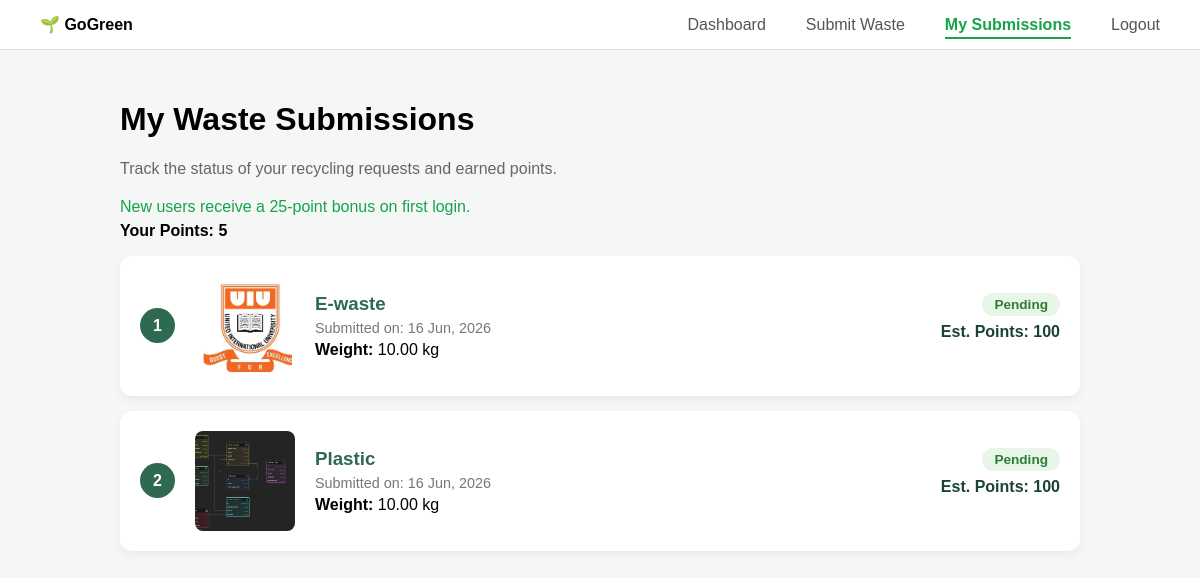
The app's page /my-submissions.php (signed in) with its own data.
### tables this page shows
CREATE TABLE `users` (
  `id` int(11) NOT NULL,
  `name` varchar(100) DEFAULT NULL,
  `email` varchar(100) DEFAULT NULL,
  `password` varchar(255) DEFAULT NULL,
  `points` int(11) DEFAULT 0,
  `bonus_given` tinyint(4) DEFAULT 0
);

CREATE TABLE `waste_submissions` (
  `id` int(11) NOT NULL,
  `waste_type` varchar(50) DEFAULT NULL,
  `weight` decimal(10,2) DEFAULT NULL,
  `description` text DEFAULT NULL,
  `address` text DEFAULT NULL,
  `pickup_date` date DEFAULT NULL,
  `time_slot` varchar(50) DEFAULT NULL,
  `image_path` varchar(255) DEFAULT NULL,
  `submitted_at` timestamp NOT NULL DEFAULT current_timestamp(),
  `user_id` int(11) DEFAULT NULL,
  `submitter_email` varchar(100) DEFAULT NULL,
  `status` varchar(20) NOT NULL DEFAULT 'Pending',
  `points_awarded` int(11) DEFAULT 0,
  `points_granted` tinyint(1) NOT NULL DEFAULT 0
);

### my-submissions.php (the view, shortened to what this page needs)
<?php
include 'config.php';
$userId = intval($_SESSION['user_id']);
$hasUserIdColumn = false;
$columnCheck = $conn->query("SHOW COLUMNS FROM waste_submissions LIKE 'user_id'");
if ($columnCheck && $columnCheck->num_rows > 0) {
    $hasUserIdColumn = true;
}
if ($hasUserIdColumn) {
    $query = "SELECT * FROM waste_submissions WHERE user_id='$userId' ORDER BY submitted_at DESC";
} else {
    $query = "SELECT * FROM waste_submissions ORDER BY submitted_at DESC";
}
$result = $conn->query($query);
$count = 1;
?>
<!DOCTYPE html>
<html lang="en">
<head>
    <link rel="stylesheet" href="SubmitWaste.css">
</head>
<body>
    <header class="navbar">
        <div class="logo">🌱 GoGreen</div>
        <nav class="nav-right">
            <a href="dashBoard.php">Dashboard</a>
            <a href="SubmitWaste.php">Submit Waste</a>
            <a href="#" class="active">My Submissions</a>
            <a href="login.html">Logout</a>
        </nav>
    </header>
    <div class="container">
        <h1>My Waste Submissions</h1>
        <p class="subtitle">Track the status of your recycling requests and earned points.</p>
        <p style="color:#16a34a; margin-top: 0; margin-bottom: 6px;">
            New users receive a 25-point bonus on first login.
        </p>
        <p style="margin-top:0; margin-bottom:16px; font-weight:bold;">Your Points: <span id="user-points"><?php echo intval($conn->query("SELECT points FROM users WHERE id='$userId' LIMIT 1")->fetch_assoc()['points'] ?? 0); ?></span></p>
        <div class="list-container">
            <?php if ($result->num_rows > 0): ?>
                <?php while ($row = $result->fetch_assoc()): ?>
                    <div class="submission-card" id="submission-<?php echo $row['id']; ?>">
                        <div class="order-number">
                            <?php echo $count++; ?>
                        </div>
                        <img src="<?php echo $row['image_path']; ?>" class="waste-thumb" alt="Waste Image">
                        <div class="info-group">
                            <h3 style="margin: 0; color: #2d6a4f;"><?php echo $row['waste_type']; ?></h3>
                            <p style="margin: 5px 0;" class="date-text">
                                Submitted on: <?php echo date('d M, Y', strtotime($row['submitted_at'])); ?>
                            </p>
                            <p style="margin: 0;"><strong>Weight:</strong> <?php echo $row['weight']; ?> kg</p>
                        </div>
                        <?php $submissionStatus = $row['status'] ?? 'Pending'; ?>
                        <div style="text-align: right;">
                            <span class="status-tag" id="status-<?php echo $row['id']; ?>"><?php echo htmlspecialchars($submissionStatus); ?></span>
                            <?php if ($submissionStatus === 'Approved'): ?>
                                <p style="margin-top: 10px; font-weight: bold; color: #1b4332;" id="points-<?php echo $row['id']; ?>">
                                    Points Awarded: <?php echo intval($row['points_awarded'] ?? 0); ?>
                                </p>
                            <?php else: ?>
                                <p style="margin-top: 10px; font-weight: bold; color: #1b4332;" id="points-<?php echo $row['id']; ?>">
                                    Est. Points: <?php echo ($row['weight'] * 10); ?>
                                </p>
                            <?php endif; ?>
                        </div>
                    </div>
                <?php endwhile; ?>
            <?php endif; ?>
        </div>
    </div>
</body>
</html>

### SubmitWaste.css (style rules this page uses)
body { font-family: Arial, sans-serif; margin: 0; background: #f5f7f6; }
.nav-right { display: flex; align-items: center; gap: 20px; }
.navbar { display: flex; justify-content: space-between; padding: 15px 40px; background: white; border-bottom: 1px solid #ddd; }
.navbar a { margin-left: 20px; text-decoration: none; color: #555; }
.navbar .active { color: #16a34a; font-weight: bold; }
.logo { font-weight: bold; }
.container { width: 80%; margin: auto; padding: 30px 0; }
.subtitle { color: #666; margin-bottom: 20px; }
.nav-right a { position: relative; text-decoration: none; color: #555; font-weight: 500; transition: all 0.3s ease; }
.nav-right a.active { color: #16a34a; }
.nav-right a::after { content: ""; position: absolute; left: 0; bottom: -5px; width: 0%; height: 2px; background: #16a34a; transition: 0.3s ease; }
.nav-right a.active::after { width: 100%; }

### my-submissions.php (style rules this page uses)
.submission-card { background: white; padding: 20px; border-radius: 12px; margin-bottom: 15px; display: flex; align-items: center; gap: 20px; box-shadow: 0 4px 10px rgba(0, 0, 0, 0.05); transition: transform 0.2s; }
.order-number { background: #2d6a4f; color: white; width: 35px; height: 35px; display: flex; align-items: center; justify-content: center; border-radius: 50%; font-weight: bold; flex-shrink: 0; font-size: 1rem; }
.waste-thumb { width: 100px; height: 100px; border-radius: 8px; object-fit: cover; }
.info-group { flex-grow: 1; }
.status-tag { background: #e8f5e9; color: #2e7d32; padding: 4px 12px; border-radius: 15px; font-size: 0.85rem; font-weight: bold; }
.date-text { color: #777; font-size: 0.9rem; }

### records on screen
users: points "5"
waste_submissions: image_path (picture), waste_type "E-waste", submitted_at "16 Jun, 2026", weight "10.00", status "Pending", $row['weight']*10 "100"
waste_submissions: image_path (picture), waste_type "Plastic", submitted_at "16 Jun, 2026", weight "10.00", status "Pending", $row['weight']*10 "100"
